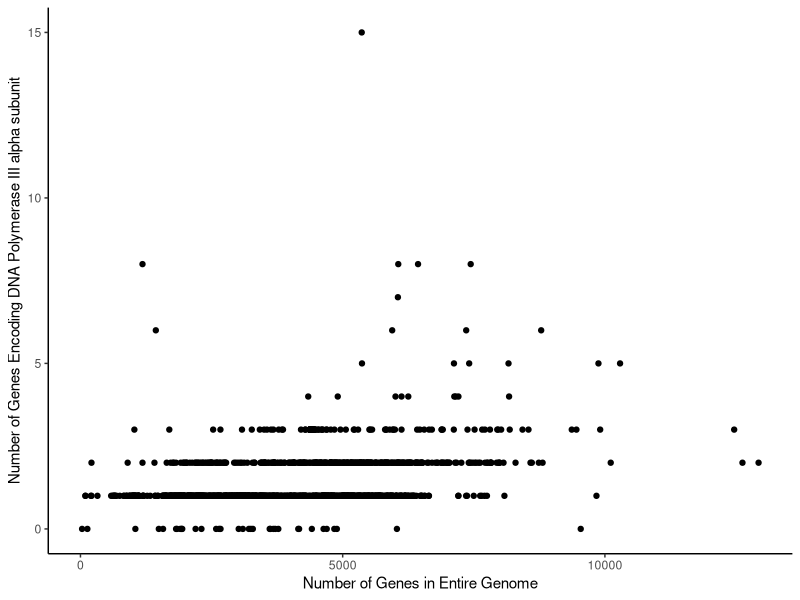
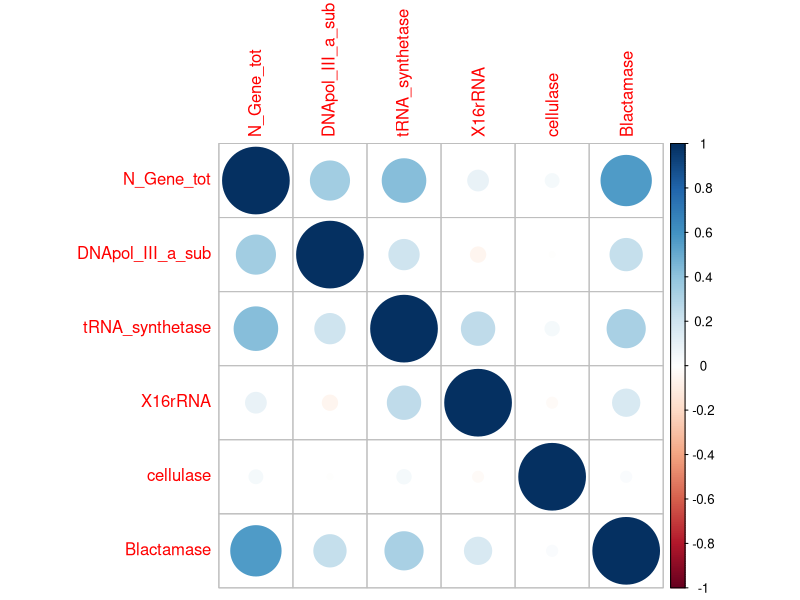
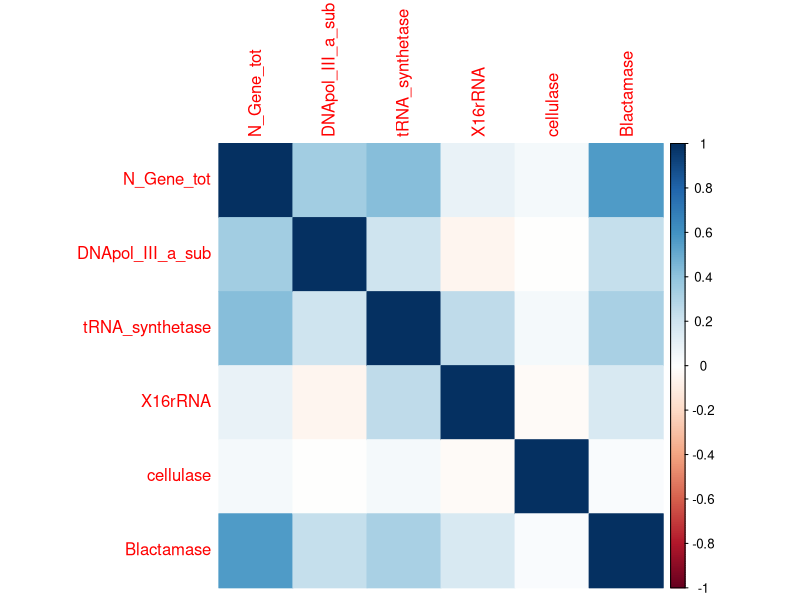
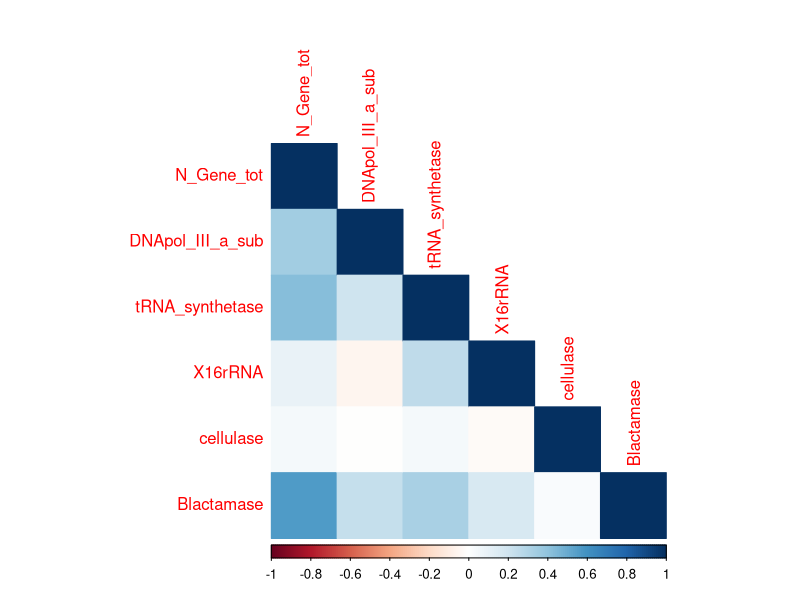
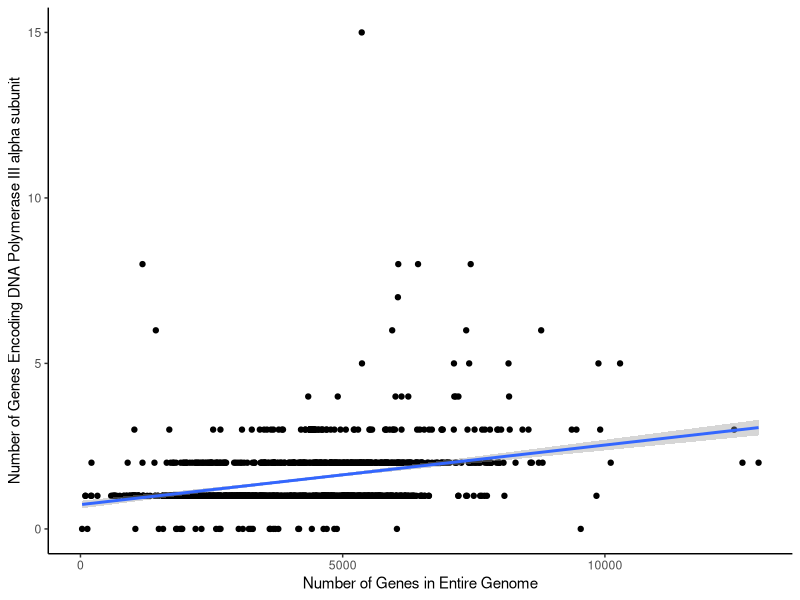
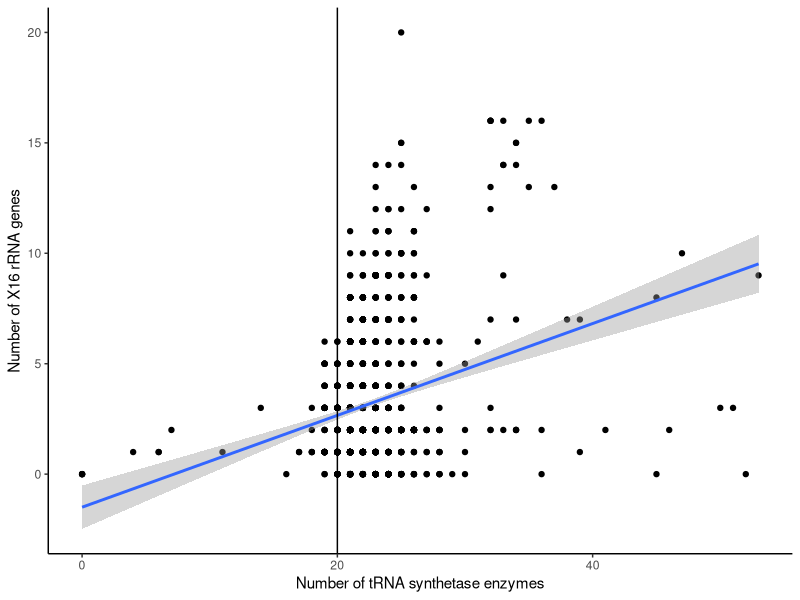

Here is the R script that generated these plots, in order:
## ---- chunk 1
# set working directory for all chunks in this file (default working directory is wherever Rmd file is)
getwd()
library(tidyverse)
## ---- chunk 2
# importing the gene dataset
gene <- read.table("genomics.txt",header=TRUE,sep="\t",stringsAsFactors = TRUE)
str(gene)
## ---- chunk 3
p1<-ggplot(gene, aes(x=N_Gene_tot, y=DNApol_III_a_sub))+
  geom_point()+
  ylab("Number of Genes Encoding DNA Polymerase III alpha subunit")+
  xlab("Number of Genes in Entire Genome")+
  theme_classic()
p1
## ---- chunk 4
# Pearson correlation

library(rstatix)

gene1_cor <- cor_test(DNApol_III_a_sub, N_Gene_tot, data=gene)

#correlation coefficient
r <- gene1_cor$cor

r
## ---- chunk 5
# We can also visualize the correlation coefficient for all the possible combinations of variables. The R package corrplot has many visualizations for correlation matrices where we can plot all correlations from a dataset for more efficient visual explorations. For that, let’s convert “gene” into a matrix using the function as.matrix() and unselect non-numeric columns (i.e., Strain) from “gene”.

# converting gene into a matrix
gene2 <- as.matrix(subset(gene,select=-c(Strain)))

# correlation coefficient
gene3 <- cor(gene2,method="pearson")

# installing corrplot
# previously installed

# loading package
library(corrplot)

# "corrplot" with different visual methods
corrplot(gene3, method = "circle")
corrplot(gene3, method = "color")
corrplot(gene3, method = "color",type="lower")
## ---- chunk 6
# sample size
n <- 1351
n

# standard error of r
r_se <- sqrt((1-r^2)/(n-2))
r_se
## ---- chunk 7
# t-test for correlation analysis
gene1_cor

# manually calculating t-statistic
t <- r/r_se
t
## ---- chunk 8
# We can also fit a linear regression to test whether the number of genes encoding DNA polymerase III alpha subunit can be predicted by the length of the genome. For this, we use the function lm() where the first argument is the response variable, followed by the explanatory variable (separated by “~”), and the dataframe.

# linear regression
lm1 <- lm(DNApol_III_a_sub~N_Gene_tot, data=gene) 

# summary of the model output
summary(lm1)
## ---- chunk 9
# fitting a line to p2 to visualize patterns 
p2 <- p1 + geom_smooth(method="lm",se=TRUE) 

p2
## ---- chunk 10
# Pearson correlation

tRNA <- cor_test(X16rRNA, tRNA_synthetase, data=gene)

#correlation coefficient
r1 <- tRNA$cor

r1
## ---- chunk 11
# standard error of r
r1_se <- sqrt((1-r1^2)/(n-2))
r1_se
## ---- chunk 12
# t-test for correlation analysis
tRNA

# manually calculating t-statistic
t1 <- r1/r1_se
t1
## ---- chunk 13
# linear regression
lm2 <- lm(X16rRNA~tRNA_synthetase, data=gene)

# summary of the model output
summary(lm2)
## ---- chunk 14
p3<-ggplot(gene, aes(x=tRNA_synthetase, y=X16rRNA))+
  geom_point()+
  ylab("Number of X16 rRNA genes")+
  xlab("Number of tRNA synthetase enzymes")+
  geom_smooth(method="lm",se=TRUE)+
  geom_vline(xintercept=20)+
  theme_classic()
p3
